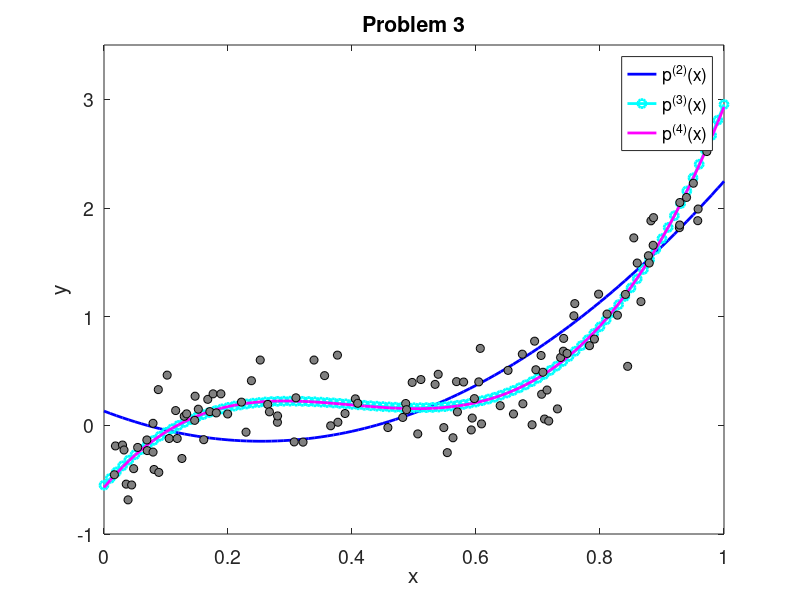

Write the MATLAB code that produced this figure.
clear
figure(1)
clf reset
clc
%
load data6.txt
x=data6(:,1);
y=data6(:,2);
%
g1=ones(size(x));
g2=x;
g3=x.^2;
g4=x.^3;
g5=x.^4;

% p2(x)
G=[g1, g2, g3];
%
GG=G'*G;
Gy=G'*y;
b=GG\Gy;
%
xp=[0:0.01:1];
g=b(1)+b(2)*xp+b(3)*xp.^2;

% p3(x)
G1=[g1, g2, g3, g4];
%
G1G1=G1'*G1;
G1y=G1'*y;
b=G1G1\G1y;
%
xp=[0:0.01:1];
g_1=b(1)+b(2)*xp+b(3)*xp.^2+b(4)*xp.^3;

% p4(x)
G2=[g1, g2, g3, g4, g5];
%
G2G2=G2'*G2;
G2y=G2'*y;
b=G2G2\G2y;
%
xp=[0:0.01:1];
g_2=b(1)+b(2)*xp+b(3)*xp.^2+b(4)*xp.^3+b(5)*xp.^4;
% Plot
plot(xp,g,'b-','linewidth',2.0)
hold all
plot(xp,g_1,'co-','linewidth',2.0)
plot(xp,g_2,'m-','linewidth',2.0)
plot(x,y,'ko','markerfacecolor',[0.5,0.5,0.5])
axis([0,1,-1.0,3.5])
set(gca,'xtick',[0:0.2:1])
set(gca,'ytick',[-1:1:3])
set(gca,'fontsize',14)
xlabel('x')
ylabel('y')
title('Problem 3')
legend('p^(^2^)(x)', 'p^(^3^)(x)', 'p^(^4^)(x)')
%

